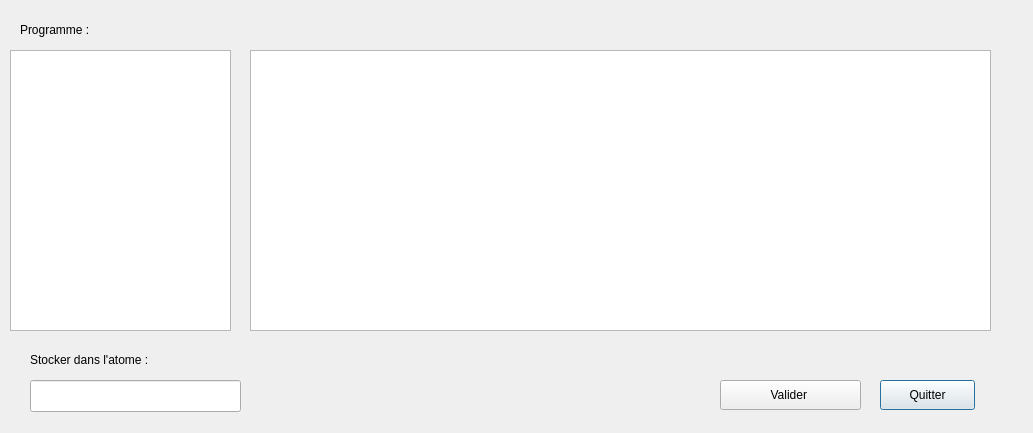
<?xml version="1.0" encoding="UTF-8"?>
<ui version="4.0">
 <class>progEdit</class>
 <widget class="QDialog" name="progEdit">
  <property name="geometry">
   <rect>
    <x>0</x>
    <y>0</y>
    <width>1033</width>
    <height>433</height>
   </rect>
  </property>
  <property name="windowTitle">
   <string>Dialog</string>
  </property>
  <widget class="QPushButton" name="pushButton">
   <property name="geometry">
    <rect>
     <x>880</x>
     <y>380</y>
     <width>95</width>
     <height>30</height>
    </rect>
   </property>
   <property name="text">
    <string>Quitter</string>
   </property>
  </widget>
  <widget class="QLabel" name="label">
   <property name="geometry">
    <rect>
     <x>20</x>
     <y>20</y>
     <width>101</width>
     <height>20</height>
    </rect>
   </property>
   <property name="text">
    <string>Programme :</string>
   </property>
  </widget>
  <widget class="QTextEdit" name="valeur">
   <property name="geometry">
    <rect>
     <x>250</x>
     <y>50</y>
     <width>741</width>
     <height>281</height>
    </rect>
   </property>
  </widget>
  <widget class="QLabel" name="label_2">
   <property name="geometry">
    <rect>
     <x>30</x>
     <y>350</y>
     <width>151</width>
     <height>20</height>
    </rect>
   </property>
   <property name="text">
    <string>Stocker dans l'atome :</string>
   </property>
  </widget>
  <widget class="QLineEdit" name="nom">
   <property name="geometry">
    <rect>
     <x>30</x>
     <y>380</y>
     <width>211</width>
     <height>32</height>
    </rect>
   </property>
  </widget>
  <widget class="QPushButton" name="valid">
   <property name="geometry">
    <rect>
     <x>720</x>
     <y>380</y>
     <width>141</width>
     <height>30</height>
    </rect>
   </property>
   <property name="text">
    <string>Valider </string>
   </property>
  </widget>
  <widget class="QListWidget" name="listeProgrammes">
   <property name="geometry">
    <rect>
     <x>10</x>
     <y>50</y>
     <width>221</width>
     <height>281</height>
    </rect>
   </property>
  </widget>
 </widget>
 <resources/>
 <connections>
  <connection>
   <sender>pushButton</sender>
   <signal>clicked()</signal>
   <receiver>progEdit</receiver>
   <slot>reject()</slot>
   <hints>
    <hint type="sourcelabel">
     <x>474</x>
     <y>371</y>
    </hint>
    <hint type="destinationlabel">
     <x>418</x>
     <y>348</y>
    </hint>
   </hints>
  </connection>
 </connections>
</ui>
